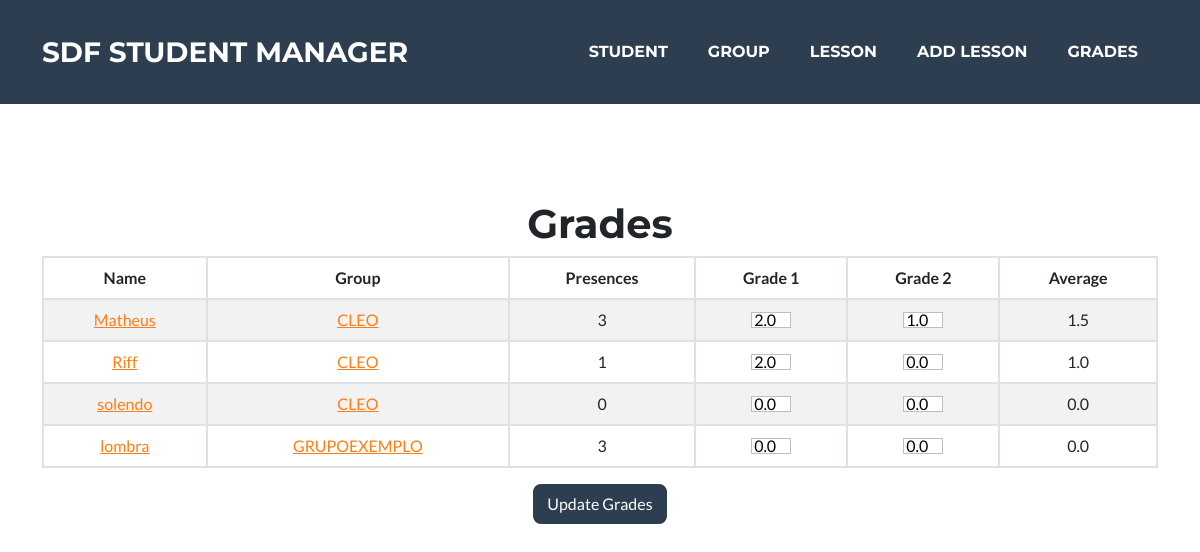
/grades/, run on an earlier commit of the app's database.
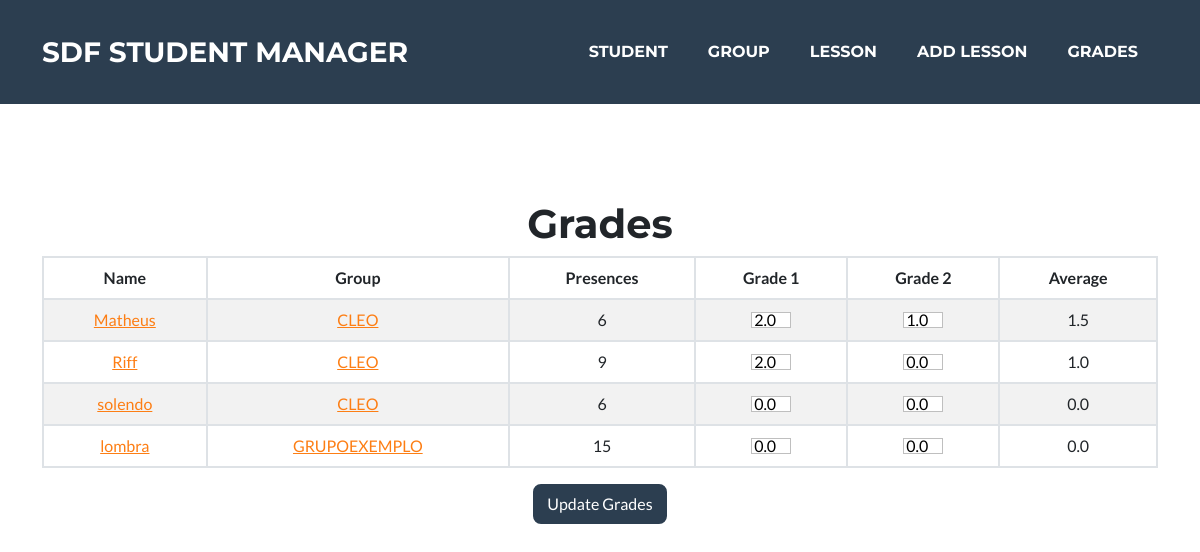
And on a later commit of the database.
### presence_count/models.py (models this page shows, shortened)
class Student(models.Model):
    name = models.CharField(max_length=100)
    email = models.EmailField(max_length=100)
    grade_1 = models.FloatField(default=0)
    grade_2 = models.FloatField(default=0)
    grade_avg = models.FloatField(default=0)
    presences = models.IntegerField(default=0)
    group = models.ForeignKey(Group, on_delete=models.PROTECT, default=None, null=True, blank=True)

class Group(models.Model):
    name = models.CharField(max_length=100)
    tracking = models.URLField(blank=True)
    repo = models.URLField(blank=True)
    prototype = models.URLField(blank=True)
    description = models.TextField(max_length=512, blank=True)
    def __str__(self):
        return self.name

### presence_count/views.py (the view, shortened to what this page needs)
# urls.py: path('grades/', views.grades_manager, name='grades_manager'),
def grades_manager(request):
    student_list = Student.objects.all().order_by('group_id')
    return render(request, 'student/update_grades.html', {'student_list': student_list})

### presence_count/templates/student/update_grades.html (shortened to what this page needs)
{% extends 'base.html' %}
{% block body %}
<header class="masthead text-center">
    <div class="container d-flex flex-column">
        <form action="" method="POST">
            <h1>Grades</h1>
            <table class="table table-striped table-hover table-bordered">
                <thead>
                    <tr>
                        <th scope="col">Name</th>
                        <th scope="col">Group</th>
                        <th scope="col">Presences</th>
                        <th scope="col">Grade 1</th>
                        <th scope="col">Grade 2</th>
                        <th scope="col">Average</th>
                    </tr>
                </thead>
                <tbody>
                    {% for student in student_list %}
                    <tr>
                        <td><a href="{% url 'presence_count:view_student' student.id %}" target="_blank">{{student.name}}</a></td>
                        {% if student.group_id %}
                            <td><a href="{% url 'presence_count:view_group' student.group_id %}" target="_blank">{{student.group}}</a></td>
                        {% else %}
                            <td>{{student.group}}</td>
                        {% endif %}
                        <td>{{student.presences}}</td>
                        <td>
                            <div class="grade1-update">
                                <input class="form-check-input grade" style='width: 2.5em' input="number" step="0.1"
                                    value={{student.grade_1}} name="grade1">
                            </div>
                        </td>
                        <td>
                            <div class="grade2-update">
                                <input class="form-check-input grade" style='width: 2.5em' input="number" step="0.1"
                                    value={{student.grade_2}} name="grade2">
                            </div>
                        </td>
                        <td>{{student.grade_avg}}</td>
                    </tr>
                    {% endfor %}
                </tbody>
            </table>
            <button class="btn btn-secondary" type="submit">Update Grades</button>
        </form>
    </div>
</header>
{% endblock %}

What changed in the data, as far as the page shows it:
changed Student "Matheus": presences "3" → "6"
changed Student "Riff": presences "1" → "9"
changed Student "solendo": presences "0" → "6"
changed Student "lombra": presences "3" → "15"
